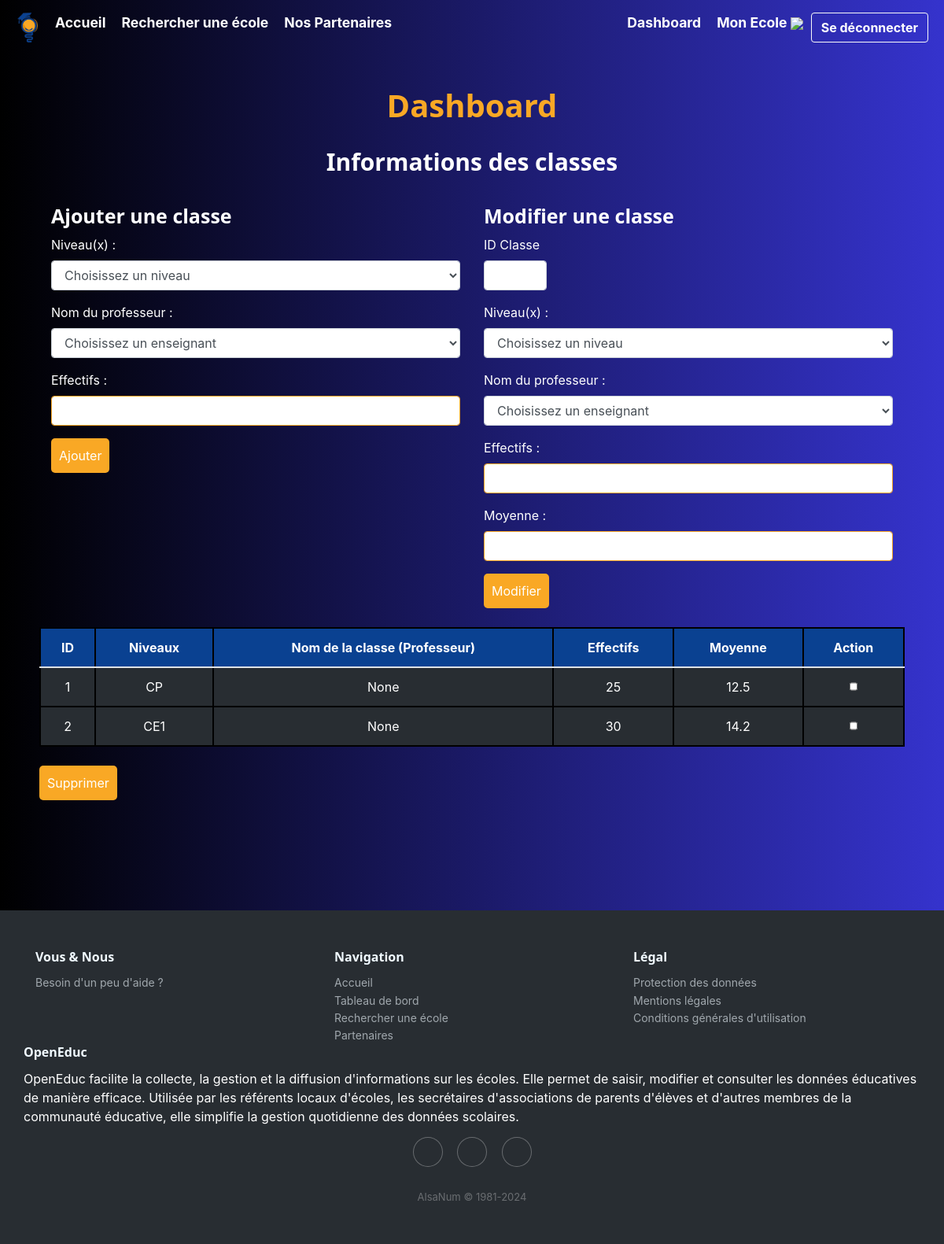
/dashboard/classe (signed in), run on the app's committed database.
### tables this page shows
CREATE TABLE Classe (
idClasse INTEGER PRIMARY KEY,
Effectif INT,
Moyenne FLOAT,
niveauScolaire TEXT CHECK( niveauScolaire IN ('PS','MS','GS','CP','CE1','CE2','CM1','CM2','6E','5E','4E','3E','2NDE','1RE','TALE') ),
idPersonnel INT,
idEcole INT, -- Clé étrangère faisant référence à l'école à laquelle la classe est rattachée
FOREIGN KEY (idEcole) REFERENCES Ecole(idEcole),
FOREIGN KEY (idPersonnel) REFERENCES Personnel(idPersonnel)
);

### main.py (the view)
@app.route("/dashboard/classe", methods=["POST", "GET"])
def referentClasse() :
    username = session.get("username")
    statut = session.get("statut")
    id = session.get("id")
    monEcole = chercher_monEcole(id)
    print("monecole",monEcole)
    if request.method == "POST":
        submit_type = request.form.get('submit-type')
        if submit_type == 'Ajouter':
            print("\n\n AJOUT CLASSE \n\n")
            data = request.form
            niveauScolaire = data.get('niveau')
            prof = data.get('nom_prof')
            effectif = data.get('effectifs')
            moyenne = data.get('moyenne')
            inserer_classe(effectif, moyenne, niveauScolaire, prof, monEcole)
            return redirect(request.url)
        elif submit_type == 'Modifier' :
            print("\n\n MODIFICATION CLASSE \n\n")
            data = request.form
            idClasse = data.get('idClasse')
            niveauScolaire = data.get('niveau')
            prof = data.get('nom_prof')
            effectif = data.get('effectifs')
            moyenne = data.get('moyenne')
            update_classe(idClasse,niveauScolaire,prof,effectif,moyenne)
            return redirect(request.url)
        elif submit_type == 'Supprimer':
            print("\n\n SUPPRESSION CLASSE \n\n")
            data = request.form
            idClasse = data.getlist('idClasse')
            print("idClasse",idClasse)
            supprimer_classe(idClasse)
            return redirect(request.url)
    else :
        if username is not None and statut == 0 :
            conn = sqlite3.connect(bdd_name).cursor().execute("""
                                                              SELECT cycleScolaire
                                                              FROM Ecole, Utilisateur
                                                              WHERE Ecole.idEcole = Utilisateur.idEcole
                                                                AND idUtilisateur = ?""", (id,)
                                                            )
            cycleScolaire = conn.fetchall()[0][0]
            conn.close()
            classes = chercher_classe(id)
            return render_template("views/dashboard/referentClasse.html",
                                   cycleScolaire = cycleScolaire,
                                   classes = classes,
                                   profs = chercher_profs(monEcole)
                                   )
        return redirect(url_for('dashboard'))

### db_requetes.py (called while the page is built)
def chercher_monEcole(id_utilisteur) :
    conn = sqlite3.connect(bdd_name)
    cur = conn.cursor()
    res = cur.execute("SELECT idEcole FROM Utilisateur WHERE idUtilisateur = ?", (id_utilisteur,))
    monEcole = res.fetchall()
    print("Resultat requete :",monEcole)
    conn.close()
    return monEcole[0][0]

def chercher_profs(monEcole) :
    conn = sqlite3.connect(bdd_name)
    cur = conn.cursor()
    res = cur.execute("SELECT * FROM Personnel WHERE Fonction = 'Enseignant' AND idEcole = ?", (monEcole,))
    profs = res.fetchall()
    print("Resultat requete :",profs)
    conn.close()
    return profs

def chercher_classe(idUtilisateur) :
    conn = sqlite3.connect(bdd_name)
    cur = conn.cursor()
    res = cur.execute("""
                    SELECT c.idClasse, c.niveauScolaire, p.Nom, p.Prenom, c.Effectif, c.Moyenne
                    FROM Classe c
                    LEFT JOIN Personnel p ON c.idClasse = p.idClasse
                    INNER JOIN Utilisateur u ON c.idEcole = u.idEcole
                    WHERE u.idUtilisateur = ?;
                      """, (idUtilisateur,))
    Classe = res.fetchall()
    conn.close()
    return Classe

### templates/views/dashboard/referentClasse.html (shortened to what this page needs)
{% extends "base.html" %}
{% block css %}<link rel="stylesheet" href="{{ url_for('static', filename='css/dashboard.css') }}"></link>{% endblock %}
{% block content %}
<h1>Dashboard</h1>
<h2>Informations des classes</h2>
<div class="container">
    <div class="row">
        <div class="col">
            <h3>Ajouter une classe</h3>
            <form action="{{ url_for('referentClasse') }}" method="POST">
                <div class="form-group">
                    <label for="niveau">Niveau(x) :</label>
                    <select class="form-control" name="niveau" id="niveau" required>
                        <option value="" disabled selected aria-required="true">Choisissez un niveau</option>
                    </select>
                </div>
                <div class="form-group">
                    <label for="nom_prof">Nom du professeur :</label>
                    <select class="form-control" name="nom_prof" id="nom_prof" required>
                        <option value="" disabled selected aria-required="true">Choisissez un enseignant</option>
                    </select>
                </div>
                <div class="form-group">
                    <label for="effectifs">Effectifs :</label>
                    <input class="form-control" type="text" id="effectifs" name="effectifs" value="" required>
                </div>
                <input type="submit" name="submit-type" value="Ajouter" style="width: max-content;">
            </form>
        </div>
        <div class="col">
            <h3>Modifier une classe</h3>
            <form action="{{ url_for('referentClasse') }}" method="POST">
                <div class="form-group">
                    <label for="idClasse">ID Classe</label>
                    <input class="form-control" type="number" name="idClasse" id="idClasse" required style="width: 5em;">
                </div>
                <div class="form-group">
                    <label for="niveau">Niveau(x) :</label>
                    <select class="form-control" name="niveau" id="niveau" required>
                        <option value="" disabled selected aria-required="true">Choisissez un niveau</option>
                    </select>
                </div>
                <div class="form-group">
                    <label for="nom_prof">Nom du professeur :</label>
                    <select class="form-control" name="nom_prof" id="nom_prof" required>
                        <option value="" disabled selected aria-required="true">Choisissez un enseignant</option>
                    </select>
                </div>
                <div class="form-group">
                    <label for="effectifs">Effectifs :</label>
                    <input class="form-control" type="text" id="effectifs" name="effectifs" value="" required>
                </div>
                <div class="form-group">
                    <label for="moyenne">Moyenne :</label>
                    <input class="form-control" type="text" id="moyenne" name="moyenne" value="" required>
                </div>
                <input type="submit" name="submit-type" value="Modifier" style="width: max-content;">
            </form>
        </div>
    </div>
</div>
<br>
<form action="{{ url_for('referentClasse') }}" method="POST">
    <table class="table is-fullwidth">
        <thead>
            <tr>
                <th>ID</th>
                <th>Niveaux</th>
                <th>Nom de la classe (Professeur)</th>
                <th>Effectifs</th>
                <th>Moyenne</th>
                <th>Action</th>
            </tr>
        </thead>
        <tbody>
            {% for classe in classes %}
                <tr>
                    <td value="classe[0]">{{ classe[0] }}</td>
                    <td value="classe[0]">{{ classe[1] }}</td>
                    <td value="classe[0]">{{ classe[2].upper() if classe[2] }} {{ classe[3] }}</td>
                    <td value="classe[0]">{{ classe[4] }}</td>
                    <td value="classe[0]">{{ classe[5] if classe[5] }}</td>
                    <td>
                        <input type="checkbox" name="idClasse" value="{{ classe[0] }}">
                    </td>
                </tr>
            {% endfor %}
        </tbody>
    </table>
    <br>
    <input type="submit" name="submit-type" value="Supprimer" style="width: max-content;">
</form>
{% endblock %}

### static/css/style.css (style rules this page uses)
body { margin: 0; background: rgb(0,0,0); background: linear-gradient(90deg, rgba(0,0,0,1) 0%, rgba(53,51,205,1) 100%); color: white; }
h1,h2 { text-align: center; }
h1 { font-size: 40px; margin-bottom: 20px; color: #F9A825; font-weight: bold; font-family: 'Segoe UI', Tahoma, Geneva, Verdana, sans-serif; }
h2 { font-size: 30px; margin-top: 30px; margin-bottom: 15px; color: white; font-weight: bold; font-family: 'Segoe UI', Tahoma, Geneva, Verdana, sans-serif; }
h3 { font-size: 25px; margin-top: 20px; margin-bottom: 10px; font-weight: bold; font-family: 'Segoe UI', Tahoma, Geneva, Verdana, sans-serif; }
label { color: white; }
select { width: 30%; padding: 10px; color: #F9A825; background-color: white; border: solid; border-color: #F9A825; border-width: 2px; border-radius: 5px; cursor: pointer; transition: background-color 0.3s ease; }
table { border: 2px solid #000; border-collapse: collapse; text-align: center; color: white; }
tr { background-color: #282d32; }
th { background-color: #0A4191; }
td, th { border: 2px solid #000; }
input[type="button"], input[type="submit"], input[type="checkbox"], form[type="button"] { width: 10%; padding: 10px; background-color: #F9A825; color: #fff; border: none; border-radius: 5px; cursor: pointer; transition: background-color 0.3s ease; }
input[type="text"], input[type="email"], input[type="password"] { border-color: #F9A825; }

### static/css/dashboard.css (style rules this page uses)
.table { margin-bottom: 0; }

### data on the page
Classe: idClasse "1", niveauScolaire "CP", classe "None", Effectif "25", Moyenne "12.5"
Classe: idClasse "2", niveauScolaire "CE1", classe "None", Effectif "30", Moyenne "14.2"
